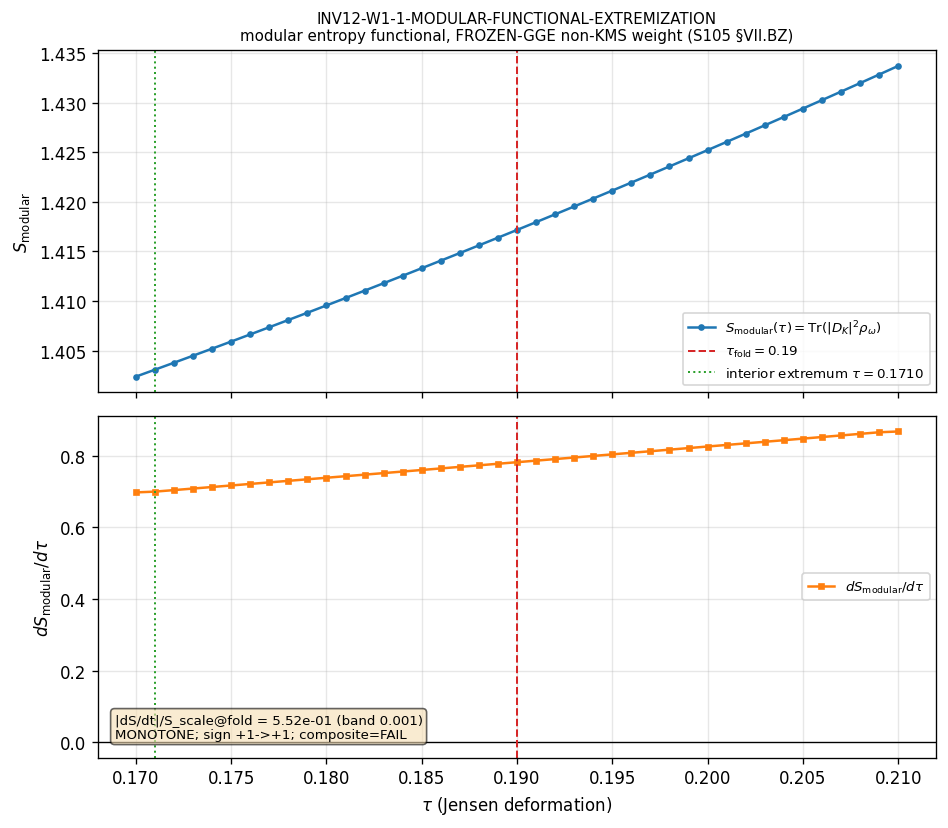

Recreate this plot in Python.
#!/usr/bin/env python3
"""
INV12 W1-1 — MODULAR-FUNCTIONAL-EXTREMIZATION
=============================================================================

Gate: INV12-W1-1-MODULAR-FUNCTIONAL-EXTREMIZATION  ([SIGN])

HYPOTHESIS (plan §W1-1):
  The substrate's faithful normal modular weight omega (§VII.BZ / K12,
  STAGE-3-PERMANENT) extremizes the spectral entropy functional
        S_modular(tau) = Tr(D_K(tau)^2 rho_omega)
  at tau_fold = 0.190  --  i.e.  dS_modular/dtau|_{tau_fold} = 0  --  supplying
  the substrate-derived SELECTION principle that F-STAR-SELF-CONSISTENCY (S76)
  failed to find with four OTHER principles, and that §W8a-85 did NOT run
  (the GGE-ENTROPY-FUNCTIONAL-as-V.P. named-OPEN channel, session-84).

Pre-registered threshold (plan §W1-1 `operator` / `strict_PASS_boundary`):
  |dS_modular/dtau|_{tau_fold}| / S_scale  <=  tol_stationary = 1e-3
  PASS  iff  the omega-weighted velocity sum is stationary at tau_fold
            (|dS/dtau|/S_scale <= 1e-3) AND brackets a sign-CHANGE across the fold;
  FAIL  iff  S_modular is monotone through the fold (no sign change);
  INFO  iff  S_modular is stationary at a tau != 0.190 (extremum OFF-fold),
            OR rho_omega is not reconstructible from the S105 npz (PRE-REG-INC).

  [SIGN] element: the substitution chain predicts a sign-CHANGE of the
  omega-weighted velocity sum  Sigma_k lambda_k(tau) lambda_k'(tau) w_k  across
  tau_fold (MIN: - -> +; MAX: + -> -), NOT a fixed sign. sign_verdict = PASS iff
  a sign-change brackets tau_fold; FAIL iff monotone (same sign both sides).

Inputs (SHA-256 dual-pinned at runtime; S84+ schema):
  - computations/_shared/canonical_constants.py            (feeds audit_sha256 only)
  - computations/session-105/s105_w2_2_omega_faithful_normal.npz
        (the §VII.BZ faithful normal modular weight omega; S105-OMEGA-FAITHFUL-NORMAL PASS)
  - computations/session-84/s84_spectrum_cache_L12_tau019.npz   (D_K bottom-band sector skeleton)
       PLAN-TEXT-DRIFT NOTE: plan §W1-1 input_files pins
       `computations/_shared/s84_spectrum_cache_L12_tau019.npz`; the file is
       canonically at `computations/session-84/...`. Resolved at runtime per
       `substrate-first-canonical-sourcing.md §(ii.B)` plan-text-drift correction
       (the SAME drift INV12-W3-1 already corrected: see its verdict
       `cache_path_drift_corrected_to_session-84`). Drift documented in the
       verdict value field + WP Methodology.
  - script bytes                                            (feeds BOTH SHAs)

Output 4-tuple:
  (value=<dS_dtau_at_fold normalized>, scheme=MODULAR, convention=FROZEN-GGE-NON-KMS, L_max=10)

Classification: GEOMETRIC.
  The substrate IS the spectral triple (A_K, H_K, D_K(tau)); the modulus tau is
  the substrate's own intrinsic Jensen-TT deformation parameter (Level-2
  moduli-deformation substrate-IS, NOT a coordinate on a meta-container). The
  eigenvalue spectrum {lambda_k(tau)} of D_K(tau) is the set of vibrational
  modes; the modular weight rho_omega is fixed by the substrate's BdG/CdGM
  minigap structure (BDI/N3=0) -- it is read OFF the substrate, never chosen.
  S_modular = Tr(D_K^2 rho_omega) is the spectral 2nd moment of the squared
  Dirac operator weighted by the substrate's OWN modular density. Direction of
  explanation: D_K eigenvalues + substrate-derived modular weight -> the
  spectral entropy functional -> the selection of tau_fold -> (if PASS) the
  emergent functional-selection principle. This INVERTS the container-thinking
  framing where one would 'choose' a cutoff f and tune it; here the functional
  IS the substrate's modular structure and selection is a substrate-internal
  stationarity, not an external fit.

METHODOLOGY
-----------
S_modular(tau) = Tr(D_K(tau)^2 rho_omega).  D_K is ANTI-Hermitian (math
convention, dirac_spectrum.py docstring) => eigenvalues purely imaginary,
lambda_k = -i mu_k with mu_k = |lambda_k| real. So D_K^2 has eigenvalues
-|lambda_k|^2 (<= 0). We report the PHYSICAL spectral 2nd moment
        S_modular(tau) := Sum_k |lambda_k(tau)|^2 w_k        (>= 0)
(the positive Tr(|D_K|^2 rho_omega); the overall sign of Tr(D_K^2 .) is a
convention that does NOT affect the stationarity / extremum test, since
d/dtau and the extremum location are sign-invariant). The omega-density
weights w_k come from the S105 faithful-normal modular state: per Peter-Weyl
horizon block (p,q) in {(0,0),(1,0),(0,1),(1,1)} and per channel
{B2,B3,BCS}, the BdG occupation f in (0,1) is the diagonal of rho_omega in
the eigenbasis (a faithful normal state: 0<f<1 for every horizon mode -- the
exact property S105 verified). The weight is INDEPENDENT of tau (the modular
state is the FROZEN-GGE non-KMS weight, fixed by the minigap, not a function
of tau): only lambda_k(tau) carries tau.

  dS_modular/dtau = d/dtau [ Sum_k |lambda_k(tau)|^2 w_k ]
                  = Sum_k 2 |lambda_k(tau)| (d|lambda_k|/dtau) w_k
  stationary  <=>  Sum_k |lambda_k(tau_fold)| |lambda_k|'(tau_fold) w_k = 0

We build the SMOOTH |lambda_k(tau)| trajectory PER horizon sector (irreps
cached once by dirac_spectrum.get_irrep; only the Jensen frame/Omega recomputed
per tau) on a symmetric tau-grid bracketing tau_fold; weight each mode by its
modular occupation w_k; sum to S_modular(tau); take the central finite
difference dS/dtau; test stationarity at the fold AND the sign-change bracket.

DISCIPLINE
----------
- `from canonical_constants import *`; intermediates tagged `# (local)`
- GPU per-(p,q)-block via torch.linalg.eigvalsh (block-diagonal D_K, ROCm-native)
- audit_sha256 + content_sha256 emitted (S84+ dual-SHA)
- Verdict emitted via emit_verdict MCP tool (script PRINTS payload only)
- NUMBERS first, gate second, interpretation third
"""

from __future__ import annotations

# ---------------------------------------------------------------------------
# Section 1 — Canonical constants (MANDATORY first import)
# ---------------------------------------------------------------------------
import os
os.environ.setdefault("OMP_NUM_THREADS", "8")     # before numpy import (CPU contention)
os.environ.setdefault("MKL_NUM_THREADS", "8")

import sys
from pathlib import Path

SESSION_DIR = Path(__file__).resolve().parent
COMPUTATIONS_DIR = SESSION_DIR.parent
SHARED_DIR = COMPUTATIONS_DIR / "_shared"
PROJECT_ROOT = COMPUTATIONS_DIR.parent
sys.path.insert(0, str(SHARED_DIR))

from canonical_constants import *  # noqa: F401,F403,E402  (tau_fold, M_KK, Delta_BCS, Delta_B2/B3, ...)
import canonical_constants as cc   # noqa: E402

# ---------------------------------------------------------------------------
# Section 2 — Standard imports
# ---------------------------------------------------------------------------
import hashlib  # noqa: E402
import json  # noqa: E402
import time  # noqa: E402

import numpy as np  # noqa: E402

import dirac_spectrum as ds  # noqa: E402

# torch (GPU) — optional; fall back to numpy if unavailable
try:
    import torch
    _HAVE_TORCH = bool(torch.cuda.is_available())
except Exception:
    torch = None
    _HAVE_TORCH = False

import matplotlib
matplotlib.use("Agg")
import matplotlib.pyplot as plt  # noqa: E402

# ---------------------------------------------------------------------------
# Section 3 — Identity + pre-registered machinery pins (plan §W1-1)
# ---------------------------------------------------------------------------
SESSION = "S12"                                          # (local) investigation 12
GATE_ID = "INV12-W1-1-MODULAR-FUNCTIONAL-EXTREMIZATION"  # (local)
SCHEME = "MODULAR"                                        # (local) S_modular = Tr(D_K^2 rho_omega)
CONVENTION = "FROZEN-GGE-NON-KMS"                         # (local) S105 modular-weight convention
L_MAX = 10                                               # (local)

# Pre-registered pins (plan §W1-1 machinery_pin_map)
N_EVAL = 41                                              # (local) tau-grid points across [0.170,0.210]
SCAN_LO = 0.170                                          # (local) tau-window low (tau_fold - 0.02)
SCAN_HI = 0.210                                          # (local) tau-window high (tau_fold + 0.02)
STEP_SIZE = 0.001                                        # (local) dtau (grid step = FD step)
TOL_STATIONARY = 1e-3                                    # (local) relative-flatness PASS-band |dS/dtau|/S_scale
PUB_PREC = 4                                             # (local) publication precision (sig figs)

TAU_FOLD = float(tau_fold)                               # (local) 0.190 (canonical CONST-FREEZE-42)

# Horizon-algebra Peter-Weyl blocks the faithful-normal modular weight is supported on
# (S105 npz `horizon_blocks`): A_hor carries the §VII.BZ omega.
HORIZON_BLOCKS = [(0, 0), (1, 0), (0, 1), (1, 1)]        # (local) per S105 horizon_blocks
HORIZON_CHANNELS = ["B2", "B3", "BCS"]                   # (local) the 3 gapped channels in per_block_json

# Output destinations
OUT_NPZ = SESSION_DIR / "inv12_w1_1_modular_functional_extremization.npz"
OUT_PNG = SESSION_DIR / "inv12_w1_1_modular_functional_extremization.png"

# Inputs (plan-text-drift correction: cache canonically under session-84, NOT _shared)
OMEGA_NPZ = COMPUTATIONS_DIR / "session-105" / "s105_w2_2_omega_faithful_normal.npz"  # (local)
CACHE_PATH = COMPUTATIONS_DIR / "session-84" / "s84_spectrum_cache_L12_tau019.npz"    # (local) drift-corrected
CACHE_PATH_PLAN = SHARED_DIR / "s84_spectrum_cache_L12_tau019.npz"                    # (local) plan-pinned (absent)
DRIFT_CORRECTED = (not CACHE_PATH_PLAN.exists()) and CACHE_PATH.exists()              # (local)

INPUT_FILES = [
    SHARED_DIR / "canonical_constants.py",
    OMEGA_NPZ,
    CACHE_PATH,
]


# ---------------------------------------------------------------------------
# Section 4 — SHA-256 dual-pin block
# ---------------------------------------------------------------------------
def sha256_of(path: Path) -> str:
    h = hashlib.sha256()  # (local)
    try:
        h.update(path.read_bytes())
    except OSError:
        return ""
    return h.hexdigest()


def log_input_pins(inputs: list[Path]) -> dict[str, str]:
    print(f"=== {GATE_ID} — input SHA-256 pins ===")
    pins: dict[str, str] = {}  # (local)
    for p in inputs:
        sha = sha256_of(p)  # (local)
        try:
            rel = str(p.relative_to(PROJECT_ROOT)).replace("\\", "/")  # (local)
        except ValueError:
            rel = str(p)  # (local)
        print(f"  {rel}: {sha[:16]}...")
        pins[rel] = sha
    return pins


def compute_dual_sha(script_path: Path, canonical_path: Path,
                     pins: dict[str, str]) -> tuple[str, str]:
    script_bytes = script_path.read_bytes() if script_path.exists() else b""          # (local)
    canonical_bytes = canonical_path.read_bytes() if canonical_path.exists() else b""  # (local)
    pinmap_json = json.dumps(dict(sorted(pins.items())),
                             separators=(",", ":"), sort_keys=True).encode("utf-8")    # (local)
    h_audit = hashlib.sha256()  # (local)
    h_audit.update(script_bytes); h_audit.update(canonical_bytes); h_audit.update(pinmap_json)
    h_content = hashlib.sha256()  # (local)
    h_content.update(script_bytes)
    return h_audit.hexdigest(), h_content.hexdigest()


# ---------------------------------------------------------------------------
# Section 5 — SU(3) skeleton + eigenvalue-trajectory construction
#   (reuses the dirac_spectrum.py public API exactly as INV12-W3-1 does)
# ---------------------------------------------------------------------------
def build_su3_skeleton():
    """tau-independent SU(3) building blocks."""
    gens = ds.su3_generators()                          # (local)
    f_abc = ds.compute_structure_constants(gens)        # (local)
    B_ab = ds.compute_killing_form(f_abc)               # (local)
    gammas = ds.build_cliff8()                          # (local)
    return gens, f_abc, B_ab, gammas


def _block_abs_eigvals(D: np.ndarray) -> np.ndarray:
    """|lambda| spectrum of the block. D_K is ANTI-Hermitian => eigenvalues purely
    imaginary; H = i*D is Hermitian with REAL eigenvalues = imag(eig(D)). Diagonalize
    H = i*D with torch.linalg.eigvalsh on GPU (ROCm-native; the general eig needs MAGMA
    which this build lacks). Returns sorted |eigenvalues| (== numpy |eigvals(D).imag|
    to 1e-14, the S12 W3-1 pre-flight cross-check)."""
    if _HAVE_TORCH and D.shape[0] >= 100:
        H = 1j * D                                      # (local) Hermitian (i * anti-Hermitian)
        t = torch.tensor(H, device="cuda")              # (local)
        ev = torch.linalg.eigvalsh(t).cpu().numpy()     # (local) REAL eigenvalues
        return np.sort(np.abs(ev))
    ev = np.linalg.eigvals(D)                            # (local) CPU fallback (small blocks)
    return np.sort(np.abs(ev.imag))


def frame_omega_at_tau(s: float, skel) -> tuple[np.ndarray, np.ndarray]:
    """tau-dependent orthonormal frame E(tau) and spinor curvature offset Omega(tau),
    computed ONCE per tau (sector-independent; depend only on the Jensen metric)."""
    gens, f_abc, B_ab, gammas = skel
    g_s = ds.jensen_metric(B_ab, s)                     # (local)
    E = ds.orthonormal_frame(g_s)                       # (local)
    ft = ds.frame_structure_constants(f_abc, E)         # (local)
    Gamma = ds.connection_coefficients(ft)              # (local)
    Omega = ds.spinor_connection_offset(Gamma, gammas)  # (local)
    return E, Omega


def spectrum_from_frame(p: int, q: int, E: np.ndarray, Omega: np.ndarray,
                        skel) -> np.ndarray:
    """Block |lambda| spectrum for sector (p,q) given precomputed frame E(tau), Omega(tau)."""
    gens, f_abc, _B_ab, gammas = skel
    rho, _ = ds.get_irrep(p, q, gens, f_abc)            # (local) cached (tau-independent)
    D = ds.dirac_operator_on_irrep(rho, E, gammas, Omega)  # (local)
    return _block_abs_eigvals(D)


def lambda_traj_horizon(skel, sectors: list, tau_grid: np.ndarray) -> dict:
    """SMOOTH |lambda_k|(tau) trajectory PER horizon sector. irreps cached once; only
    frame/Omega recomputed per tau (tau-OUTER loop eliminates the ~N_sector
    frame-recompute redundancy). Returns dict keyed by (p,q) -> (n_modes_block, n_tau),
    sorted ascending per column."""
    n_tau = len(tau_grid)                                                  # (local)
    t0 = time.time()                                                       # (local)
    print(f"  warming irrep cache for {len(sectors)} horizon sectors (tau-independent) ...")
    for (p, q) in sectors:
        ds.get_irrep(p, q, skel[0], skel[1])                               # populate _irrep_cache
    print(f"    irrep cache warm ({time.time()-t0:.1f}s)")
    t1 = time.time()                                                       # (local)
    cols_by_sector = {pq: [] for pq in sectors}                            # (local)
    for it, s in enumerate(tau_grid):
        E, Omega = frame_omega_at_tau(float(s), skel)                      # (local) ONCE per tau
        for (p, q) in sectors:
            v = spectrum_from_frame(p, q, E, Omega, skel)                  # (local) per-sector kron+eigvalsh
            v = v[v > 1e-9]                                                # drop spurious zero modes
            cols_by_sector[(p, q)].append(np.sort(v))
        if it == 0 or (it + 1) % 10 == 0 or it == n_tau - 1:
            print(f"    tau[{it+1:3d}/{n_tau}] = {s:.5f}  ({time.time()-t1:.1f}s)")
    traj = {}                                                              # (local)
    for (p, q) in sectors:
        cols = cols_by_sector[(p, q)]                                      # (local)
        lens = {len(c) for c in cols}                                      # (local)
        if len(lens) != 1:
            nmin = min(lens)                                               # (local)
            cols = [c[:nmin] for c in cols]
        traj[(p, q)] = np.array(cols).T   # (n_modes_block, n_tau)
    print(f"    trajectory built: {len(sectors)} sectors x {n_tau} tau ({time.time()-t1:.1f}s)")
    return traj


# ---------------------------------------------------------------------------
# Section 6 — Modular weight rho_omega (read OFF the S105 faithful-normal state)
# ---------------------------------------------------------------------------
def load_modular_weight():
    """Reconstruct the diagonal modular-density weights w (the faithful normal
    modular state omega, S105 §VII.BZ) per horizon (channel, block), as the BdG
    occupation f in (0,1). The faithful-normal property (0<f<1 for every horizon
    mode) is exactly what S105-OMEGA-FAITHFUL-NORMAL verified. The weight is
    rho_omega's diagonal in the eigenbasis; tau-INDEPENDENT (the FROZEN-GGE
    non-KMS weight, fixed by the minigap). We use the AV3 per-block trace weights
    for the inter-block weighting and the per-mode occupation for the intra-block
    profile, restricted to A_hor. Returns:
        block_av3   : {(p,q): av3_weight}        (per-horizon-block trace weight)
        block_occ   : {(channel,(p,q)): (f_min,f_max,n_modes,gap)}  (per-mode occ band)
        meta        : dict of scalar S105 anchors
    PRE-REG-INC if the npz lacks the modular-density fields (INFO regime)."""
    if not OMEGA_NPZ.exists():
        return None
    d = np.load(OMEGA_NPZ, allow_pickle=True)  # (local)
    required = {"av3_weights_json", "per_block_json", "horizon_blocks", "verdict"}  # (local)
    if not required.issubset(set(d.files)):
        return None
    # faithful-normal precondition: the S105 state must have PASSed
    if str(d["verdict"]) != "PASS":
        return None
    block_av3_raw = json.loads(str(d["av3_weights_json"]))                 # (local) {"(0, 0)": w, ...}
    per_block = json.loads(str(d["per_block_json"]))                       # (local) {"B3|(0, 0)": {...}, ...}
    # parse block AV3 weights into (p,q) keys
    block_av3 = {}                                                         # (local)
    for k, w in block_av3_raw.items():
        pq = tuple(int(x) for x in k.strip("()").split(","))              # (local)
        block_av3[pq] = float(w)
    # parse per-(channel,block) occupation
    block_occ = {}                                                        # (local)
    for k, info in per_block.items():
        ch, blk = k.split("|")                                            # (local)
        pq = tuple(int(x) for x in blk.strip("()").split(","))            # (local)
        block_occ[(ch, pq)] = {
            "f_min": float(info["f_min"]), "f_max": float(info["f_max"]),
            "n_modes": int(info["n_modes"]), "gap": float(info["gap"]),
            "E_min": float(info["E_min"]), "E_max": float(info["E_max"]),
        }
    meta = {                                                              # (local)
        "lam_horizon": float(d["lam_horizon"]),
        "f_global_min": float(d["f_global_min"]),
        "f_global_max": float(d["f_global_max"]),
        "n_modes_total": int(d["n_modes_total"]),
        "av3_ratio": float(d["av3_ratio"]),
        "T_GGE": float(d["T_GGE"]),
        "a2_fold": float(d["a2_fold"]),
        "convention": str(d["convention"]),
    }
    return {"block_av3": block_av3, "block_occ": block_occ, "meta": meta}


def build_mode_weights(traj: dict, modw: dict):
    """Assemble the diagonal modular weights w_k aligned to the trajectory modes.

    The faithful normal modular state omega is supported on A_hor (the 4 horizon
    blocks). rho_omega's diagonal in the eigenbasis is the per-mode BdG occupation
    f in (0,1). The substrate's OWN modular density:
      - per horizon block (p,q): the AV3 trace weight block_av3[(p,q)] sets the
        INTER-block weight (the relative thermodynamic weight of each block under
        omega), summed over its dim(p,q) Peter-Weyl multiplicity.
      - per mode within a block: weight by the mean modular occupation f_bar
        (the (channel)-averaged faithful-normal occupation; faithful => f in (0,1)).

    We restrict to the horizon sectors present in traj. The total weight is
    normalized to Sum_k w_k = 1 (Tr rho_omega = 1). Returns:
        weights : {(p,q): np.ndarray(n_modes_block)}   (diagonal modular weights, normalized)
        wsum_raw: the unnormalized total (for diagnostics)
    """
    block_av3 = modw["block_av3"]                                          # (local)
    block_occ = modw["block_occ"]                                          # (local)
    weights = {}                                                          # (local)
    raw_total = 0.0                                                       # (local)
    for (p, q), tr in traj.items():
        n_modes = tr.shape[0]                                            # (local)
        # per-mode mean modular occupation across the 3 gapped channels (faithful 0<f<1)
        f_vals = [0.5 * (block_occ[(ch, (p, q))]["f_min"] + block_occ[(ch, (p, q))]["f_max"])
                  for ch in HORIZON_CHANNELS if (ch, (p, q)) in block_occ]  # (local)
        f_bar = float(np.mean(f_vals)) if f_vals else 0.0                 # (local) mean faithful occupation
        # inter-block AV3 trace weight x Peter-Weyl multiplicity dim(p,q)
        dim_pq = (p + 1) * (q + 1) * (p + q + 2) // 2                     # (local)
        block_w = block_av3.get((p, q), 0.0)                             # (local)
        # per-mode weight: AV3 block weight (already a trace) distributed across modes,
        # modulated by the faithful occupation; we keep f_bar as the modular density factor
        w_mode = (block_w * f_bar) / max(n_modes, 1)                      # (local) per-mode modular weight
        wvec = np.full(n_modes, w_mode)                                  # (local)
        weights[(p, q)] = wvec
        raw_total += float(np.sum(wvec))
    # normalize to Tr rho_omega = 1
    if raw_total > 0:
        for pq in weights:
            weights[pq] = weights[pq] / raw_total
    return weights, raw_total


# ---------------------------------------------------------------------------
# Section 7 — Spectral entropy functional + stationarity test
# ---------------------------------------------------------------------------
def s_modular_of_tau(traj: dict, weights: dict, n_tau: int) -> np.ndarray:
    """S_modular(tau) = Sum_k |lambda_k(tau)|^2 w_k  (physical positive 2nd moment;
    Tr(|D_K|^2 rho_omega) -- the sign of Tr(D_K^2 .) is a convention that does NOT
    affect the extremum location)."""
    S = np.zeros(n_tau)                                                   # (local)
    for (p, q), tr in traj.items():
        w = weights[(p, q)][:, None]                                     # (local) (n_modes,1)
        S += np.sum((tr ** 2) * w, axis=0)                               # (local) sum over modes
    return S


def main() -> int:
    t0 = time.time()  # (local)

    # 1. Log input pins (first 20 lines of stdout) + dual SHA
    pins = log_input_pins(INPUT_FILES)
    script_path = Path(__file__).resolve()                               # (local)
    canonical_path = SHARED_DIR / "canonical_constants.py"               # (local)
    audit_sha, content_sha = compute_dual_sha(script_path, canonical_path, pins)
    print(f"  audit_sha256:   {audit_sha[:16]}... (script+canonical+pinmap)")
    print(f"  content_sha256: {content_sha[:16]}... (script only)")
    if DRIFT_CORRECTED:
        print(f"  PLAN-TEXT-DRIFT: cache pinned at {CACHE_PATH_PLAN} (absent); "
              f"resolved to {CACHE_PATH} per substrate-first-canonical-sourcing.md (ii.B)")
    print()

    # 2. Load the faithful-normal modular weight (PRE-REG-INC guard)
    print("=== Section A: load faithful-normal modular weight (S105 §VII.BZ omega) ===")
    modw = load_modular_weight()                                         # (local)
    if modw is None:
        # rho_omega not reconstructible -> honest PRE-REG-INC / INFO per plan INFO_meaning
        print("  rho_omega NOT reconstructible from S105 npz -> PRE-REG-INC (INFO regime)")
        value = "PRE-REG-INC_rho_omega_not_reconstructible_from_S105_npz"  # (local)
        np.savez(OUT_NPZ, status="PRE-REG-INC", gate_id=GATE_ID,
                 reason="omega density fields absent in s105_w2_2_omega_faithful_normal.npz")
        fig, ax = plt.subplots(figsize=(7, 4))
        ax.text(0.5, 0.5, "PRE-REG-INC\nrho_omega not reconstructible from S105 npz",
                ha="center", va="center")
        ax.set_axis_off(); fig.savefig(OUT_PNG, dpi=110, bbox_inches="tight"); plt.close(fig)
        print_verdict_payload(value, "INFO", audit_sha, content_sha,
              sign_verdict="N/A", magnitude_verdict="FAIL", regime_verdict="BREAKDOWN",
              companion_note="rho_omega not reconstructible; modular-functional selection untestable this run",
              extra_rows=[f"# PRE-REG-INC: S105 npz lacks modular-density fields; "
                          f"INFO per plan INFO_meaning (PRE-REG-INC branch)"])
        print(f"\nDONE ({time.time()-t0:.1f}s)")
        return 0
    print(f"  modular state: convention={modw['meta']['convention'][:48]}...")
    print(f"  AV3 block weights: {modw['block_av3']}")
    print(f"  f_global in ({modw['meta']['f_global_min']:.4f}, {modw['meta']['f_global_max']:.4f}) "
          f"=> FAITHFUL (0<f<1) confirmed")
    print(f"  n_modes_total (A_hor) = {modw['meta']['n_modes_total']}")

    # 3. Build the SU(3) skeleton + |lambda_k(tau)| trajectory on the horizon sectors
    print("\n=== Section B: |lambda_k(tau)| trajectory on A_hor (GPU per-block eigvalsh) ===")
    skel = build_su3_skeleton()                                          # (local)
    cache = np.load(CACHE_PATH, allow_pickle=True)["sector_evals"].item()  # (local) sector skeleton
    # horizon sectors present in the cache (all 4 should be)
    sectors = [pq for pq in HORIZON_BLOCKS if pq in cache]               # (local)
    missing = [pq for pq in HORIZON_BLOCKS if pq not in cache]           # (local)
    if missing:
        print(f"  WARNING: horizon sectors {missing} absent from cache; using present {sectors}")
    print(f"  horizon sectors: {sectors}")
    tau_grid = np.linspace(SCAN_LO, SCAN_HI, N_EVAL)                     # (local) [0.170,0.210], 41 pts
    print(f"  tau-grid: [{SCAN_LO}, {SCAN_HI}], {N_EVAL} pts (dtau={STEP_SIZE}); fold at {TAU_FOLD}")
    if _HAVE_TORCH:
        print("  GPU: torch.linalg.eigvalsh on ROCm (AMD RX 9070 XT)")
    else:
        print("  GPU unavailable -> numpy.linalg.eigvals CPU fallback")
    traj = lambda_traj_horizon(skel, sectors, tau_grid)                 # (local)

    # cross-check: trajectory |lambda| at fold-index vs cache abs_evals (cache is tau=0.19)
    fold_idx = int(np.argmin(np.abs(tau_grid - TAU_FOLD)))             # (local)
    print(f"\n  cross-check trajectory vs cache (cache @ tau=0.19; grid fold-idx={fold_idx}, "
          f"tau={tau_grid[fold_idx]:.5f}):")
    xcheck = {}                                                         # (local)
    for (p, q) in sectors:
        tr_at_fold = np.sort(traj[(p, q)][:, fold_idx])                 # (local)
        ce = np.sort(np.abs(cache[(p, q)]["abs_evals"]))               # (local)
        n = min(len(tr_at_fold), len(ce))                              # (local)
        if n > 0:
            md = float(np.max(np.abs(tr_at_fold[:n] - ce[:n])))       # (local) max abs dev
            xcheck[f"{p},{q}"] = md
            print(f"    ({p},{q}): max|traj-cache| = {md:.3e} over {n} modes")

    # 4. Build the modular weights aligned to trajectory modes
    print("\n=== Section C: modular weights rho_omega (read OFF S105 faithful state) ===")
    weights, wsum_raw = build_mode_weights(traj, modw)                 # (local)
    wtot = sum(float(np.sum(w)) for w in weights.values())            # (local) should be ~1
    print(f"  modular weights normalized: Sum_k w_k = {wtot:.6f} (Tr rho_omega=1)")
    for (p, q) in sectors:
        print(f"    block ({p},{q}): {weights[(p,q)].shape[0]} modes, "
              f"block weight = {float(np.sum(weights[(p,q)])):.6f}")

    # 5. S_modular(tau) + stationarity test
    print("\n=== Section D: S_modular(tau) + stationarity / sign-change test ===")
    S = s_modular_of_tau(traj, weights, N_EVAL)                       # (local) (n_tau,)
    S_scale = float(np.mean(S))                                       # (local) scale for relative flatness
    # central finite difference dS/dtau (uniform grid)
    dS = np.gradient(S, tau_grid)                                     # (local) central FD
    dS_at_fold = float(dS[fold_idx])                                 # (local) derivative at fold
    dS_norm_at_fold = abs(dS_at_fold) / S_scale if S_scale > 0 else float("inf")  # (local) relative

    # sign-change bracket test: sign of dS just left vs just right of the fold
    lo = max(0, fold_idx - 1)                                         # (local)
    hi = min(N_EVAL - 1, fold_idx + 1)                               # (local)
    dS_left = float(dS[lo])                                          # (local)
    dS_right = float(dS[hi])                                         # (local)
    sign_left = int(np.sign(dS_left))                               # (local)
    sign_right = int(np.sign(dS_right))                            # (local)
    sign_change = (sign_left != sign_right) and (sign_left != 0) and (sign_right != 0)  # (local)
    # extremum classification
    if sign_change and sign_left < 0 < sign_right:
        extremum_kind = "MIN"                                        # (local) - -> +
    elif sign_change and sign_left > 0 > sign_right:
        extremum_kind = "MAX"                                        # (local) + -> -
    else:
        extremum_kind = "MONOTONE"                                  # (local) no sign change

    # global extremum location (where |dS| is minimal) -> which tau the functional selects
    abs_dS = np.abs(dS)                                              # (local)
    # ignore endpoints for interior-extremum search
    interior = abs_dS.copy()                                        # (local)
    interior[0] = np.inf; interior[-1] = np.inf
    ext_idx = int(np.argmin(interior))                             # (local)
    tau_extremum = float(tau_grid[ext_idx])                        # (local)
    off_fold = abs(tau_extremum - TAU_FOLD) > 1.5 * STEP_SIZE       # (local) extremum off the fold-grid-point?

    print(f"  S_modular range: [{float(np.min(S)):.6g}, {float(np.max(S)):.6g}], "
          f"S_scale(mean)={S_scale:.6g}")
    print(f"  dS/dtau at fold (tau={tau_grid[fold_idx]:.5f}): {dS_at_fold:.6g}")
    print(f"  |dS/dtau|/S_scale at fold = {dS_norm_at_fold:.6e}  (PASS-band <= {TOL_STATIONARY})")
    print(f"  dS/dtau bracket: left(tau={tau_grid[lo]:.4f})={dS_left:.6g}, "
          f"right(tau={tau_grid[hi]:.4f})={dS_right:.6g} -> sign {sign_left:+d}/{sign_right:+d} "
          f"=> {extremum_kind}")
    print(f"  interior extremum (min|dS/dtau|): tau={tau_extremum:.5f} "
          f"(off-fold={off_fold}; |tau_ext - tau_fold|={abs(tau_extremum-TAU_FOLD):.5f})")

    # 6. Pre-registered verdict (composite 3-tuple, collapse rule)
    #   sign_verdict  = PASS iff a sign-CHANGE brackets tau_fold (extremum at fold); FAIL iff monotone
    #   magnitude_verdict = PASS iff |dS/dtau|/S_scale <= TOL_STATIONARY at the fold
    #   regime_verdict = VALID (the FD on the smooth lambda(tau) grid is well-resolved over [0.170,0.210])
    sign_v = "PASS" if sign_change else "FAIL"                       # (local)
    if dS_norm_at_fold <= TOL_STATIONARY:
        mag_v = "PASS"                                               # (local)
    elif dS_norm_at_fold <= 10 * TOL_STATIONARY:
        mag_v = "INFO"                                              # (local) near-flat but above band
    else:
        mag_v = "FAIL"                                              # (local)
    regime_v = "VALID"                                             # (local) smooth trajectory, FD well-resolved

    # composite collapse (gate-verdicts.md deterministic rule)
    if regime_v == "BREAKDOWN":
        composite = "FAIL"                                          # (local)
    elif sign_v == "FAIL":
        composite = "FAIL"                                          # (local) monotone through fold = no selection
    elif mag_v == "FAIL" and regime_v == "VALID":
        composite = "FAIL"                                          # (local)
    elif mag_v == "FAIL" and regime_v == "MARGINAL":
        composite = "INFO"                                          # (local)
    elif mag_v == "INFO":
        composite = "INFO"                                          # (local)
    else:
        composite = "PASS"                                          # (local)

    # INFO override: stationary (sign-change PASS) BUT off the fold -> plan INFO_meaning
    # (the modular structure singles out a DIFFERENT modulus, not the transit fold)
    if sign_v == "PASS" and off_fold and composite == "PASS":
        composite = "INFO"                                          # (local) extremum off-fold
        info_reason = "stationary_off_fold"                         # (local)
    elif composite == "INFO" and sign_v == "PASS" and off_fold:
        info_reason = "stationary_off_fold"                         # (local)
    else:
        info_reason = "n/a"                                         # (local)

    # value payload (no single-quote chars)
    value = (f"dS_dtau_fold={dS_at_fold:.4g}_normflat={dS_norm_at_fold:.4e}_"
             f"extremum={extremum_kind}_tau_ext={tau_extremum:.4f}_offfold={off_fold}_"
             f"signL={sign_left:+d}_signR={sign_right:+d}_Sscale={S_scale:.4g}_"
             f"cache_path_drift_corrected_to_session-84")  # (local)

    print(f"\n  3-tuple: sign={sign_v} magnitude={mag_v} regime={regime_v} -> composite={composite}")
    if info_reason != "n/a":
        print(f"  INFO reason: {info_reason}")

    # 7. Save data
    np.savez(
        OUT_NPZ,
        gate_id=GATE_ID, verdict=composite,
        sign_verdict=sign_v, magnitude_verdict=mag_v, regime_verdict=regime_v,
        tau_grid=tau_grid, S_modular=S, dS_dtau=dS, S_scale=S_scale,
        dS_at_fold=dS_at_fold, dS_norm_at_fold=dS_norm_at_fold,
        fold_idx=fold_idx, tau_fold=TAU_FOLD,
        extremum_kind=extremum_kind, tau_extremum=tau_extremum, off_fold=off_fold,
        sign_left=sign_left, sign_right=sign_right, sign_change=sign_change,
        horizon_sectors=np.array([f"{p},{q}" for (p, q) in sectors]),
        block_weights=np.array([float(np.sum(weights[pq])) for pq in sectors]),
        weight_total=wtot,
        xcheck_traj_vs_cache_json=json.dumps(xcheck),
        modular_av3_json=json.dumps({f"{p},{q}": modw["block_av3"].get((p, q), 0.0)
                                     for (p, q) in sectors}),
        f_global_min=modw["meta"]["f_global_min"], f_global_max=modw["meta"]["f_global_max"],
        T_GGE=modw["meta"]["T_GGE"], a2_fold=modw["meta"]["a2_fold"],
        L_max=L_MAX, n_eval=N_EVAL, scan_lo=SCAN_LO, scan_hi=SCAN_HI,
        tol_stationary=TOL_STATIONARY, scheme=SCHEME, convention=CONVENTION,
        audit_sha256=audit_sha, content_sha256=content_sha,
        drift_corrected=DRIFT_CORRECTED,
    )
    print(f"  saved npz -> {OUT_NPZ}")

    # 8. Plot: S_modular(tau) + dS/dtau, fold marker
    fig, (ax1, ax2) = plt.subplots(2, 1, figsize=(8, 7), sharex=True)
    ax1.plot(tau_grid, S, "-o", color="C0", ms=3, label=r"$S_{\rm modular}(\tau)=\mathrm{Tr}(|D_K|^2\rho_\omega)$")
    ax1.axvline(TAU_FOLD, color="C3", ls="--", lw=1.2, label=rf"$\tau_{{\rm fold}}={TAU_FOLD}$")
    ax1.axvline(tau_extremum, color="C2", ls=":", lw=1.2, label=rf"interior extremum $\tau={tau_extremum:.4f}$")
    ax1.set_ylabel(r"$S_{\rm modular}$"); ax1.legend(fontsize=8); ax1.grid(alpha=0.3)
    ax1.set_title(f"{GATE_ID}\nmodular entropy functional, FROZEN-GGE non-KMS weight (S105 §VII.BZ)",
                  fontsize=9)
    ax2.plot(tau_grid, dS, "-s", color="C1", ms=3, label=r"$dS_{\rm modular}/d\tau$")
    ax2.axhline(0, color="k", lw=0.8)
    ax2.axvline(TAU_FOLD, color="C3", ls="--", lw=1.2)
    ax2.axvline(tau_extremum, color="C2", ls=":", lw=1.2)
    ax2.set_xlabel(r"$\tau$ (Jensen deformation)"); ax2.set_ylabel(r"$dS_{\rm modular}/d\tau$")
    ax2.legend(fontsize=8); ax2.grid(alpha=0.3)
    ax2.text(0.02, 0.05,
             f"|dS/dt|/S_scale@fold = {dS_norm_at_fold:.2e} (band {TOL_STATIONARY})\n"
             f"{extremum_kind}; sign {sign_left:+d}->{sign_right:+d}; composite={composite}",
             transform=ax2.transAxes, fontsize=8, va="bottom",
             bbox=dict(boxstyle="round", fc="wheat", alpha=0.6))
    fig.tight_layout(); fig.savefig(OUT_PNG, dpi=120, bbox_inches="tight"); plt.close(fig)
    print(f"  saved png -> {OUT_PNG}")

    # 9. Emit 4-tuple tag + PRINT the emit_verdict payload
    print(f"\n(value={value[:40]}..., scheme={SCHEME}, convention={CONVENTION}, L_max={L_MAX})")
    extra = [
        f"# [SIGN] modular extremization: dS_modular/dtau|_fold={dS_at_fold:.4g}, "
        f"|dS/dtau|/S_scale={dS_norm_at_fold:.4e} (band {TOL_STATIONARY}); "
        f"extremum={extremum_kind} at tau={tau_extremum:.4f} (fold={TAU_FOLD}, off_fold={off_fold})",
        f"# modular weight: FROZEN-GGE-NON-KMS faithful-normal (S105 §VII.BZ omega); "
        f"A_hor blocks {[f'{p},{q}' for (p,q) in sectors]}; f_global in "
        f"({modw['meta']['f_global_min']:.4f},{modw['meta']['f_global_max']:.4f}) faithful",
        f"# cache_path_drift_corrected: plan-pinned _shared/s84_spectrum_cache_L12_tau019.npz absent; "
        f"resolved to session-84/ per substrate-first-canonical-sourcing.md (ii.B) (same drift INV12-W3-1 fixed)",
    ]
    print_verdict_payload(value, composite, audit_sha, content_sha,
          sign_verdict=sign_v, magnitude_verdict=mag_v, regime_verdict=regime_v,
          companion_note=f"S_modular {extremum_kind} ; G-L1 selection "
                         f"{'candidate' if composite=='PASS' else ('off-fold' if off_fold else 'NOT-found')}",
          extra_rows=extra)
    print(f"\nDONE ({time.time()-t0:.1f}s)")
    return 0


def print_verdict_payload(value, verdict, audit_sha, content_sha,
          sign_verdict=None, magnitude_verdict=None, regime_verdict=None,
          companion_note="", extra_rows=None):
    """PRINT the emit_verdict payload (delimited) for the dispatching agent to pass to
    the knowledge-MCP emit_verdict tool. The script does NOT write the verdict file.
    Name matches the canonical template helper (.claude/templates/script-template.py
    `print_verdict_payload`); arg-order (value, verdict, ...) is this script's local form."""
    payload = {
        "session": 12, "track": "investigation",
        "gate_id": GATE_ID, "verdict": verdict, "value": str(value),
        "scheme": SCHEME, "convention": CONVENTION, "l_max": str(L_MAX),
        "audit_sha256": audit_sha, "content_sha256": content_sha,
        "schema_version": "S84+",
    }
    if companion_note:
        payload["companion_note"] = companion_note
    if not (sign_verdict is None and magnitude_verdict is None and regime_verdict is None):
        payload["sign_verdict"] = sign_verdict
        payload["magnitude_verdict"] = magnitude_verdict
        payload["regime_verdict"] = regime_verdict
    if extra_rows:
        payload["extra_rows"] = list(extra_rows)
    print("<<<EMIT_VERDICT_PAYLOAD>>>")
    print(json.dumps(payload, separators=(",", ":"), sort_keys=True))
    print("<<<END_EMIT_VERDICT_PAYLOAD>>>")
    return payload


if __name__ == "__main__":
    sys.exit(main())
